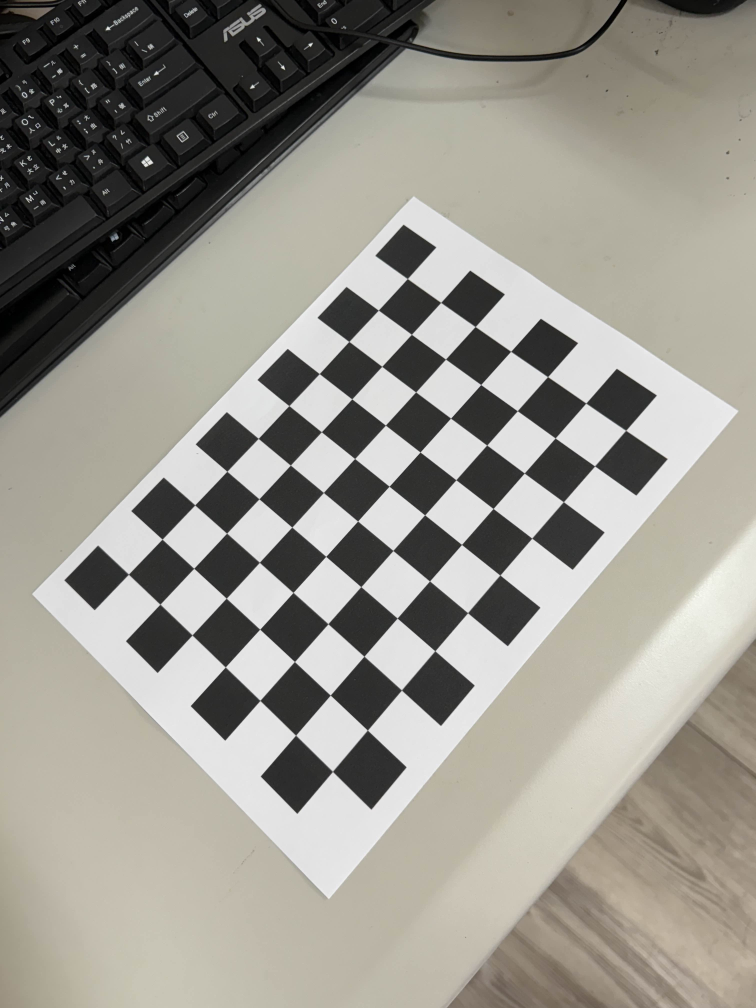
#> input picture Group9_HW1/my_data/IMG_1962.jpg, 3024 x 4032 px (shown at 1/4 size); its folder holds 4 pictures in this run
$ python camera_calibration.py
#> lines starting #> are read from the running program, lines starting #| are printed output that depends on the picture
### Group9_HW1/camera_calibration_show_extrinsics.py
from mpl_toolkits.mplot3d import Axes3D
import matplotlib.pyplot as plt
import numpy as np
from matplotlib import cm
from numpy import linspace
import argparse
import cv2 as cv

def inverse_homogeneoux_matrix(M):
    R = M[0:3, 0:3]
    T = M[0:3, 3]
    M_inv = np.identity(4)
    M_inv[0:3, 0:3] = R.T
    M_inv[0:3, 3] = -(R.T).dot(T)

    return M_inv

def transform_to_matplotlib_frame(cMo, X, inverse=False):
    M = np.identity(4)
    M[1,1] = 0
    M[1,2] = 1
    M[2,1] = -1
    M[2,2] = 0

    if inverse:
        return M.dot(inverse_homogeneoux_matrix(cMo).dot(X))
    else:
        return M.dot(cMo.dot(X))

def create_camera_model(camera_matrix, width, height, scale_focal, draw_frame_axis=False):
    fx = camera_matrix[0,0]
    fy = camera_matrix[1,1]
    focal = 2 / (fx + fy)
    f_scale = scale_focal * focal

    # draw image plane
    X_img_plane = np.ones((4,5))
    X_img_plane[0:3,0] = [-width, height, f_scale]
    X_img_plane[0:3,1] = [width, height, f_scale]
    X_img_plane[0:3,2] = [width, -height, f_scale]
    X_img_plane[0:3,3] = [-width, -height, f_scale]
    X_img_plane[0:3,4] = [-width, height, f_scale]

    # draw triangle above the image plane
    X_triangle = np.ones((4,3))
    X_triangle[0:3,0] = [-width, -height, f_scale]
    X_triangle[0:3,1] = [0, -2*height, f_scale]
    X_triangle[0:3,2] = [width, -height, f_scale]

    # draw camera
    X_center1 = np.ones((4,2))
    X_center1[0:3,0] = [0, 0, 0]
    X_center1[0:3,1] = [-width, height, f_scale]

    X_center2 = np.ones((4,2))
    X_center2[0:3,0] = [0, 0, 0]
    X_center2[0:3,1] = [width, height, f_scale]

    X_center3 = np.ones((4,2))
    X_center3[0:3,0] = [0, 0, 0]
    X_center3[0:3,1] = [width, -height, f_scale]

    X_center4 = np.ones((4,2))
    X_center4[0:3,0] = [0, 0, 0]
    X_center4[0:3,1] = [-width, -height, f_scale]

    # draw camera frame axis
    X_frame1 = np.ones((4,2))
    X_frame1[0:3,0] = [0, 0, 0]
    X_frame1[0:3,1] = [f_scale/2, 0, 0]

    X_frame2 = np.ones((4,2))
    X_frame2[0:3,0] = [0, 0, 0]
    X_frame2[0:3,1] = [0, f_scale/2, 0]

    X_frame3 = np.ones((4,2))
    X_frame3[0:3,0] = [0, 0, 0]
    X_frame3[0:3,1] = [0, 0, f_scale/2]

    if draw_frame_axis:
        return [X_img_plane, X_triangle, X_center1, X_center2, X_center3, X_center4, X_frame1, X_frame2, X_frame3]
    else:
        return [X_img_plane, X_triangle, X_center1, X_center2, X_center3, X_center4]

def create_board_model(extrinsics, board_width, board_height, square_size, draw_frame_axis=False):
    width = board_width*square_size
    height = board_height*square_size

    # draw calibration board
    X_board = np.ones((4,5))
    #X_board_cam = np.ones((extrinsics.shape[0],4,5))
    X_board[0:3,0] = [0,0,0]
    X_board[0:3,1] = [width,0,0]
    X_board[0:3,2] = [width,height,0]
    X_board[0:3,3] = [0,height,0]
    X_board[0:3,4] = [0,0,0]

    # draw board frame axis
    X_frame1 = np.ones((4,2))
    X_frame1[0:3,0] = [0, 0, 0]
    X_frame1[0:3,1] = [height/2, 0, 0]

    X_frame2 = np.ones((4,2))
    X_frame2[0:3,0] = [0, 0, 0]
    X_frame2[0:3,1] = [0, height/2, 0]

    X_frame3 = np.ones((4,2))
    X_frame3[0:3,0] = [0, 0, 0]
    X_frame3[0:3,1] = [0, 0, height/2]

    if draw_frame_axis:
        return [X_board, X_frame1, X_frame2, X_frame3]
    else:
        return [X_board]

def draw_camera_boards(ax, camera_matrix, cam_width, cam_height, scale_focal,
                       extrinsics, board_width, board_height, square_size,
                       patternCentric):
    min_values = np.zeros((3,1))
    min_values = np.inf
    max_values = np.zeros((3,1))
    max_values = -np.inf

    if patternCentric:
        X_moving = create_camera_model(camera_matrix, cam_width, cam_height, scale_focal)
        X_static = create_board_model(extrinsics, board_width, board_height, square_size)
    else:
        X_static = create_camera_model(camera_matrix, cam_width, cam_height, scale_focal, True)
        X_moving = create_board_model(extrinsics, board_width, board_height, square_size)

    cm_subsection = linspace(0.0, 1.0, extrinsics.shape[0])
    colors = [ cm.jet(x) for x in cm_subsection ]

    for i in range(len(X_static)):
        X = np.zeros(X_static[i].shape)
        for j in range(X_static[i].shape[1]):
            X[:,j] = transform_to_matplotlib_frame(np.eye(4), X_static[i][:,j])
        ax.plot3D(X[0,:], X[1,:], X[2,:], color='r')
        min_values = np.minimum(min_values, X[0:3,:].min(1))
        max_values = np.maximum(max_values, X[0:3,:].max(1))

    for idx in range(extrinsics.shape[0]):
        cMo = np.eye(4,4)
        if extrinsics.shape[1] == 6:
            R, _ = cv.Rodrigues(extrinsics[idx,0:3])
            T = extrinsics[idx,3:6]
        elif extrinsics.shape[1] == 3 and extrinsics.shape[2] == 4:
            R = extrinsics[idx,0:3,0:3]
            T = extrinsics[idx,0:3,3]
        else:
            print('Error extrinsic matrix size!')

        cMo[0:3,3] = T
        cMo[0:3,0:3] = R
        for i in range(len(X_moving)):
            X = np.zeros(X_moving[i].shape)
            for j in range(X_moving[i].shape[1]):
                X[0:4,j] = transform_to_matplotlib_frame(cMo, X_moving[i][0:4,j], patternCentric)
            ax.plot3D(X[0,:], X[1,:], X[2,:], color=colors[idx])
            min_values = np.minimum(min_values, X[0:3,:].min(1))
            max_values = np.maximum(max_values, X[0:3,:].max(1))

    return min_values, max_values

### Group9_HW1/camera_calibration.py
import os
import numpy as np
import cv2
import glob
import matplotlib.pyplot as plt
import camera_calibration_show_extrinsics as show
from PIL import Image

USE_OPENCV = False # True: use cv2.calibrateCamera, False: use our own calibration function
DATA_PATH = 'my_data' # ['data', 'my_data']

# prepare object points, like (0,0,0), (1,0,0), (2,0,0) ....,(6,5,0)
# (8,6) is for the given testing images.
# If you use the another data (e.g. pictures you take by your smartphone),
# you need to set the corresponding numbers. -> (10,7)
corner_x = 10 if DATA_PATH == 'my_data' else 7
corner_y = 7
objp = np.zeros((corner_x*corner_y,3), np.float32)
objp[:,:2] = np.mgrid[0:corner_x, 0:corner_y].T.reshape(-1,2)

# Arrays to store object points and image points from all the images.
objpoints = [] # 3d points in real world space
imgpoints = [] # 2d points in image plane.

# Make a list of calibration images
images = glob.glob(os.path.join(DATA_PATH, '*.jpg'))

# Step through the list and search for chessboard corners
print('Start finding chessboard corners...')
for idx, fname in enumerate(images):
    img = cv2.imread(fname)
#> img is the input picture: shape (4032, 3024, 3); mean B, G, R 140.7, 148.9, 151.7
    gray = cv2.cvtColor(img, cv2.COLOR_BGR2GRAY)
    plt.imshow(gray)

    #Find the chessboard corners
    print('find the chessboard corners of',fname)
    ret, corners = cv2.findChessboardCorners(gray, (corner_x,corner_y), None)
#> ret = True; corners = 70 rows, first 8: [516.2, 2298.3], [650.5, 2158.5], [780.5, 2020.5], [910.4, 1886.5], [1034.3, 1754.6], [1157, 1624.3], [1279.5, 1496.7], [1397.5, 1367]

    # If found, add object points, image points
    if ret == True:
        objpoints.append(objp)
        imgpoints.append(corners)

        # Draw and display the corners
        cv2.drawChessboardCorners(img, (corner_x,corner_y), corners, ret)
        plt.imshow(img)

print("objpoints shape:", np.array(objpoints).shape)
#| objpoints shape: (4, 70, 3)
print("imgpoints shape:", np.array(imgpoints).shape)
#| imgpoints shape: (4, 70, 1, 2)

#######################################################################################################
#                                Homework 1 Camera Calibration                                        #
#               You need to implement camera calibration(02-camera p.76-80) here.                     #
#   DO NOT use the function directly, you need to write your own calibration function from scratch.   #
#                                          H I N T                                                    #
#                        1.Use the points in each images to find Hi                                   #
#                        2.Use Hi to find out the intrinsic matrix K                                  #
#                        3.Find out the extrensics matrix of each images.                             #
#######################################################################################################
print('Camera calibration...')
img_size = img[0].shape
#> img_size = (3024, 3)
# You need to comment these functions and write your own calibration function from scratch.
# Notice that rvecs is rotation vector, not the rotation matrix, and tvecs is translation vector.
# In practice, you'll derive extrinsics matrixes directly. The shape must be [pts_num,3,4], and use them to plot.

cv_ret, cv_mtx, cv_dist, cv_rvecs, cv_tvecs = cv2.calibrateCamera(objpoints, imgpoints, img_size, None, None)
cv_rvecs = np.array(cv_rvecs)
cv_tvecs = np.array(cv_tvecs)

# 將 cv_extrinsics 轉換為 (n_images, 3, 4) 的形狀，方便後續比較
cv_extrinsics = np.zeros((len(cv_rvecs), 3, 4))
for i in range(len(cv_rvecs)):
    R, _ = cv2.Rodrigues(cv_rvecs[i])
    cv_extrinsics[i] = np.hstack((R, cv_tvecs[i].reshape(3, 1)))
print("cv_extrinsics shape:", cv_extrinsics.shape)
#| cv_extrinsics shape: (4, 3, 4)

#########################################
##### START OF CALIBRATION FUNCTION #####
#########################################
def calculate_homography(obj_points, img_points):
    """
    計算單張圖片的 Homography Matrix

    s * [u, v, 1]^T = H * [X, Y, 1]^T

    每個 corner point 提供兩個方程式，總共有 corner_x * corner_y * 2 個方程式
    X*h11 + Y*h12 + h13 - X*u*h31 - Y*u*h32 - u*h33 = 0
    X*h21 + Y*h22 + h23 - X*v*h31 - Y*v*h32 - v*h33 = 0
    """
    H = np.zeros((corner_x * corner_y * 2, 9))
    img_points = img_points.reshape(-1, 2) # from (70, 1, 2) to (70, 2), corner_x * corner_y = 70
    for idx, (obj, img) in enumerate(zip(obj_points, img_points)):
        X_i, Y_i, _ = obj
        u_i, v_i = img
        H[idx*2, :] = [X_i, Y_i, 1, 0, 0, 0, -X_i*u_i, -Y_i*u_i, -u_i]
        H[idx*2+1, :] = [0, 0, 0, X_i, Y_i, 1, -X_i*v_i, -Y_i*v_i, -v_i]

    # 使用 SVD 分解求解 H
    u, s, vh = np.linalg.svd(H, full_matrices=False)
    # H 的解是與最小奇異值相對應的右奇異向量，即 vh 的最後一行，這裡使用 argmin 確保取到最小奇異值
    # H = vh[-1]
    H = vh[np.argmin(s), :]
    # Normalize H
    H *= np.sign(H[-1]) # Ensure H[-1] is positive
    H /= np.abs(H[-1]) # Normalize H[-1] to 1
    return H.reshape(3, 3) # reshape to 3x3

def v_pq(H, p, q):
    """
        v_pq 是 H 的元素組成的向量，用於計算 B 矩陣
    """
    v_pq = np.array([
        H[0, p] * H[0, q],
        H[0, p] * H[1, q] + H[1, p] * H[0, q],
        H[1, p] * H[1, q],
        H[2, p] * H[0, q] + H[0, p] * H[2, q],
        H[2, p] * H[1, q] + H[1, p] * H[2, q],
        H[2, p] * H[2, q]
    ])
    return v_pq

def calibrate_camera(objpoints, imgpoints):
    n = len(objpoints) # number of views
    """
        Compute homography matrix for each image
    """
    H_list = [calculate_homography(obj, img) for obj, img in zip(objpoints, imgpoints)]

    """
        Find intrinsic matrix K
    """
    V = np.zeros((2 * n, 6))
    for i, h in enumerate(H_list):
        V[2*i, :] = v_pq(h, 0, 1)
        V[2*i+1, :] = v_pq(h, 0, 0) - v_pq(h, 1, 1)

    u, s, vh = np.linalg.svd(V)
    b_val = vh[np.argmin(s), :]
    # Make B positive definite
    if b_val[0] < 0 or b_val[2] < 0 or b_val[5] < 0:
        b_val = -b_val
    # B = L * L.T
    B = np.array([
        [b_val[0], b_val[1], b_val[3]],
        [b_val[1], b_val[2], b_val[4]],
        [b_val[3], b_val[4], b_val[5]]
    ])
    # Use Cholesky Decomposition to get L
    L = np.linalg.cholesky(B)
    # K = L^{-T}
    K = L[2, 2] * np.linalg.inv(L.T)

    print("-" * 75)
    print("L:")
    print(L)
    print("inv(L):")
    print(np.linalg.inv(L))
    print("inv(L).T:")
    print(np.linalg.inv(L).T)
    print("inv(L.T):")
    print(np.linalg.inv(L.T))
    print("K:")
    print(K)
    print("-" * 75)

    """
        Find extrinsic matrix
    """
    extrinsics = []
    for i, h in enumerate(H_list):
        K_inv = np.linalg.inv(K)
        h0, h1, h2 = h[:, 0], h[:, 1], h[:, 2]
        lambda_ = 1 / np.linalg.norm(np.dot(K_inv, h0)) # scale_factor (λ), p79
        # Make r0 and r1 to orthonormal
        r0 = lambda_ * np.dot(K_inv, h0)
        r1 = lambda_ * np.dot(K_inv, h1)
        r2 = np.cross(r0, r1) # Because r0 and r1 are orthonormal, so r2 = r0 x r1
        t = lambda_ * np.dot(K_inv, h2).reshape(-1, 1)
        R_init = np.array([r0, r1, r2]).T
        u, s, vh = np.linalg.svd(R_init)
        R = np.dot(u, vh)
        W = np.hstack((R, t))
        extrinsics.append(W)
    return K, np.array(extrinsics)

#########################################
#####  END OF CALIBRATION FUNCTION  #####
#########################################

# Use our calibration function
K, extrinsics = calibrate_camera(objpoints, imgpoints)
print("K shape:", K.shape)
#| K shape: (3, 3)
print("Extrinsics shape:", extrinsics.shape)
#| Extrinsics shape: (4, 3, 4)

# Display results and compare with OpenCV
print("-" * 75)
print('Camera matrix K:')
print(K)
print('Camera matrix K (cv2):')
print(cv_mtx)
print("-" * 75)
print("Camera matrix difference:")
print(np.abs(cv_mtx - K))
print("-" * 75)

# show the camera extrinsics
print("-" * 75)
print('Show the camera extrinsics')
print(K)
print("-" * 75)

# plot setting
# You can modify it for better visualization
fig = plt.figure(figsize=(10, 10))
ax = fig.add_subplot(111, projection='3d')

# camera setting
camera_matrix = cv_mtx if USE_OPENCV else K
extrinsics = cv_extrinsics if USE_OPENCV else extrinsics

cam_width = 0.064/0.1 * 1.5
cam_height = 0.032/0.1 * 1.5
scale_focal = 1600

# chess board setting
board_width = 8
board_height = 6
square_size = 1
# display
# True -> fix board, moving cameras
# False -> fix camera, moving boards
min_values, max_values = show.draw_camera_boards(ax, camera_matrix, cam_width, cam_height,
                                                scale_focal, extrinsics, board_width,
                                                board_height, square_size, True)

X_min, Y_min, Z_min = min_values
X_max, Y_max, Z_max = max_values
max_range = np.array([X_max-X_min, Y_max-Y_min, Z_max-Z_min]).max() / 2.0

mid_x = (X_max+X_min) * 0.5
mid_y = (Y_max+Y_min) * 0.5
mid_z = (Z_max+Z_min) * 0.5
ax.set_xlim(mid_x - max_range, mid_x + max_range)
ax.set_ylim(mid_y - max_range, 0)
ax.set_zlim(mid_z - max_range, mid_z + max_range)

ax.set_xlabel('x')
ax.set_ylabel('z')
ax.set_zlabel('-y')
ax.set_title(f'Extrinsic Parameters Visualization, use_opencv={USE_OPENCV}')

# Save the plot as a PNG file
os.makedirs("./output", exist_ok=True)
plt.savefig(f"./output/{DATA_PATH}_{'cv2' if USE_OPENCV else 'ours'}.png")
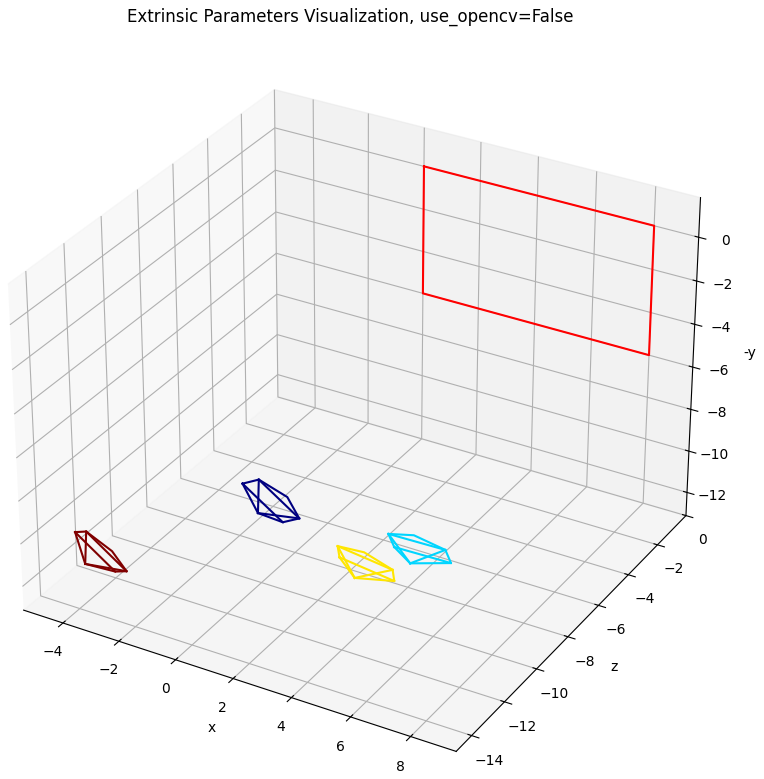
#> figure drawn by matplotlib, 1 panel
plt.show()
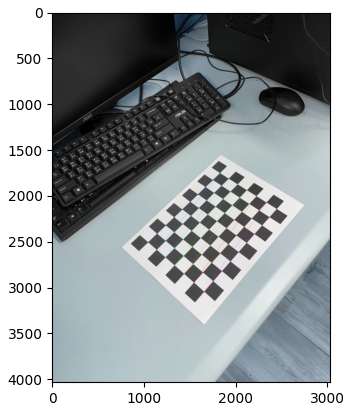
#> figure drawn by matplotlib, 1 panel; B, G, R data is drawn as R, G, B

#animation for rotating plot
"""
for angle in range(0, 360):
    ax.view_init(30, angle)
    plt.draw()
    plt.pause(.001)
"""
